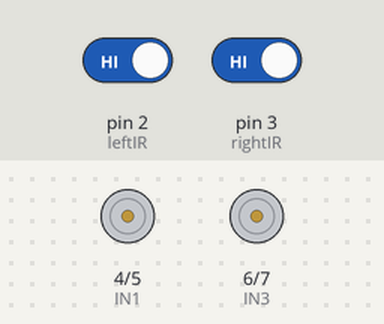
Bench run of a sketch on a simulated Arduino Uno, built with avr-gcc and run on an emulated ATmega328P. On the bench: motor-driver pin pairs drawn as motors (green arrow = first pin HIGH = forward, orange = second pin HIGH = backward, longer = more drive, scaled by the enable pin). The inputs (shaded band) are chosen by the test bench; at power-on: pin 2 (leftIR) HIGH, pin 3 (rightIR) HIGH.

Above: at 1.2 s.
1.3 s: pin 2 (leftIR) driven LOW
At 1.9 s:
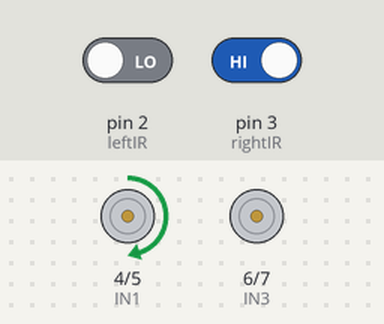
2.8 s: pin 3 (rightIR) driven LOW
At 4.0 s:
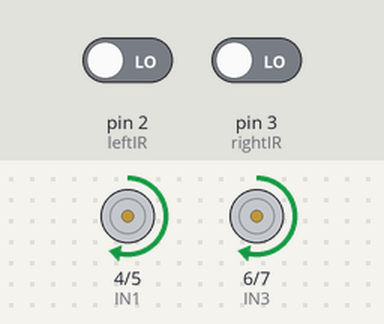
4.3 s: pin 2 (leftIR) driven HIGH
At 5.4 s:
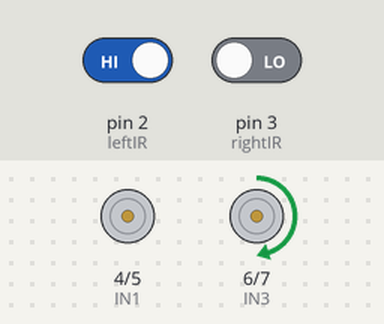
Timing chart, 0 to 7.3 s (numbered marks = the images above; inputs shaded):
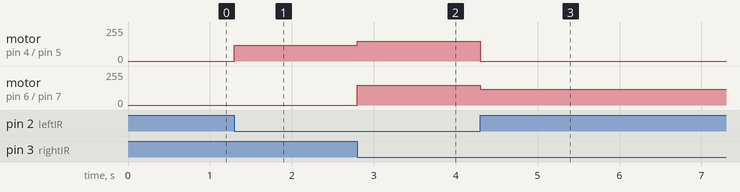

The sketch:

line_follower.ino
```cpp
/*
  Line Follower Robot
  Components: Arduino Uno, 2x IR Sensors,
  L298N Motor Driver, 2x DC Motors
  Author: Abhinav B
*/

// ── IR Sensor Pins ──
int leftIR  = 2;
int rightIR = 3;

// ── Motor Pins ──
int ENA = 9;   // Left motor speed (PWM)
int IN1 = 4;   // Left motor direction
int IN2 = 5;
int ENB = 10;  // Right motor speed (PWM)
int IN3 = 6;   // Right motor direction
int IN4 = 7;

// ── Speed Settings ──
int straightSpeed = 150;
int turnSpeed     = 120;

void setup() {
  pinMode(leftIR,  INPUT);
  pinMode(rightIR, INPUT);
  pinMode(ENA, OUTPUT);
  pinMode(IN1, OUTPUT);
  pinMode(IN2, OUTPUT);
  pinMode(ENB, OUTPUT);
  pinMode(IN3, OUTPUT);
  pinMode(IN4, OUTPUT);
  Serial.begin(9600);
}

void moveForward() {
  analogWrite(ENA, straightSpeed);
  analogWrite(ENB, straightSpeed);
  digitalWrite(IN1, HIGH);
  digitalWrite(IN2, LOW);
  digitalWrite(IN3, HIGH);
  digitalWrite(IN4, LOW);
}

void turnLeft() {
  analogWrite(ENA, 0);
  analogWrite(ENB, turnSpeed);
  digitalWrite(IN1, LOW);
  digitalWrite(IN2, LOW);
  digitalWrite(IN3, HIGH);
  digitalWrite(IN4, LOW);
}

void turnRight() {
  analogWrite(ENA, turnSpeed);
  analogWrite(ENB, 0);
  digitalWrite(IN1, HIGH);
  digitalWrite(IN2, LOW);
  digitalWrite(IN3, LOW);
  digitalWrite(IN4, LOW);
}

void stopBot() {
  analogWrite(ENA, 0);
  analogWrite(ENB, 0);
  digitalWrite(IN1, LOW);
  digitalWrite(IN2, LOW);
  digitalWrite(IN3, LOW);
  digitalWrite(IN4, LOW);
}

void loop() {
  int left  = digitalRead(leftIR);
  int right = digitalRead(rightIR);

  if (left == LOW && right == LOW) {
    moveForward();
  }
  else if (left == HIGH && right == LOW) {
    turnLeft();
  }
  else if (left == LOW && right == HIGH) {
    turnRight();
  }
  else {
    stopBot();
  }
}
```

Measured:
- after the input at 1.3 s, motor on pin 4 (IN1) / pin 5 (IN2): stopped → forward 120/255 at once
- after the input at 2.8 s, motor on pin 4 (IN1) / pin 5 (IN2): forward 120/255 → forward 150/255 at once; motor on pin 6 (IN3) / pin 7 (IN4): stopped → forward 150/255 at once
- after the input at 4.3 s, motor on pin 4 (IN1) / pin 5 (IN2): forward 150/255 → stopped at once; motor on pin 6 (IN3) / pin 7 (IN4): forward 150/255 → forward 120/255 at once
